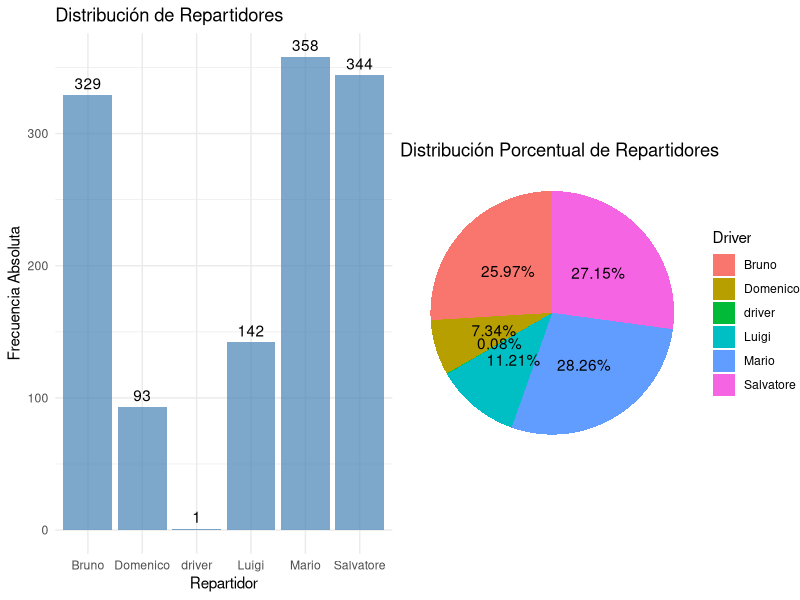
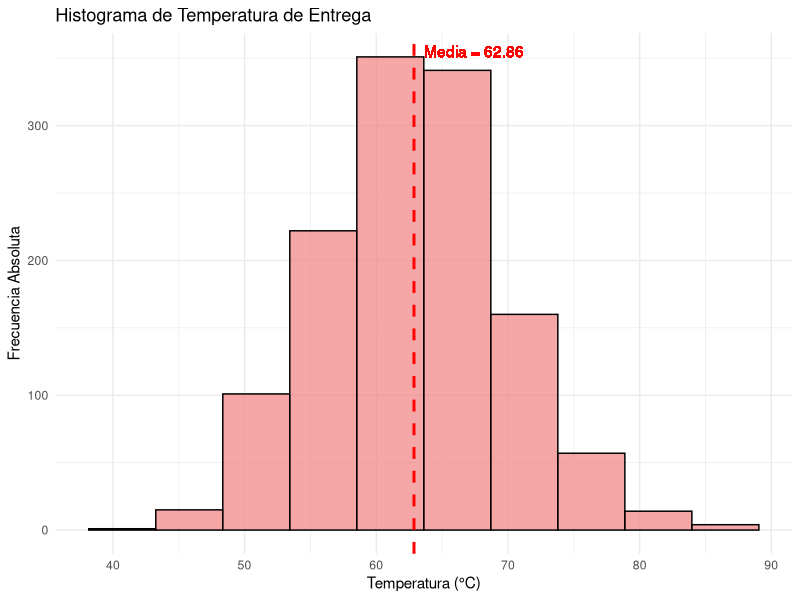
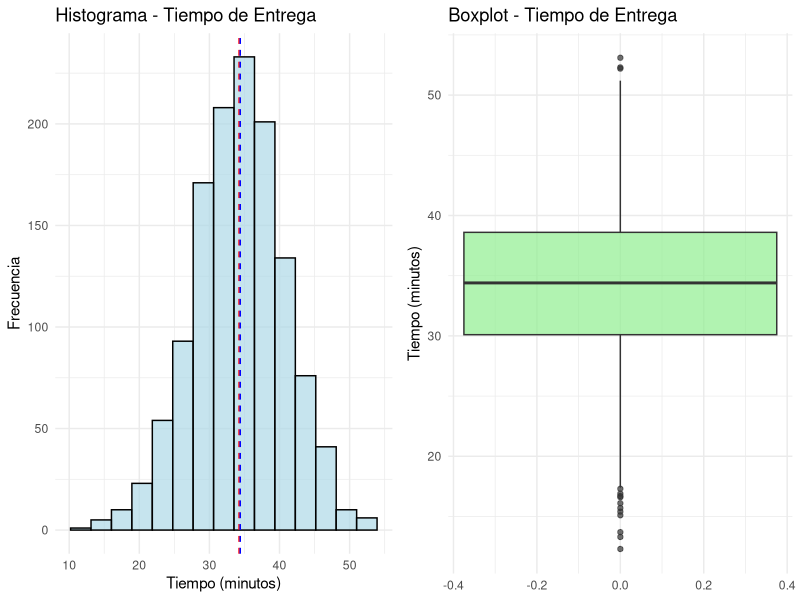
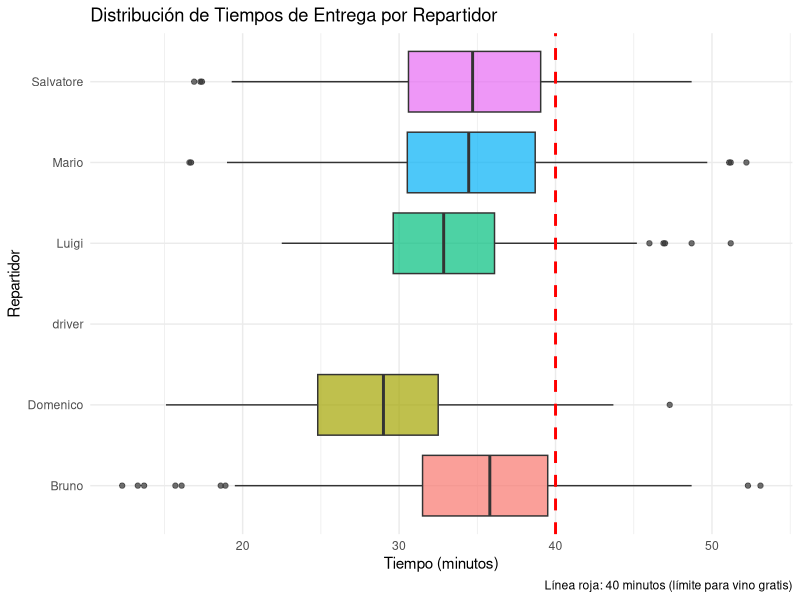
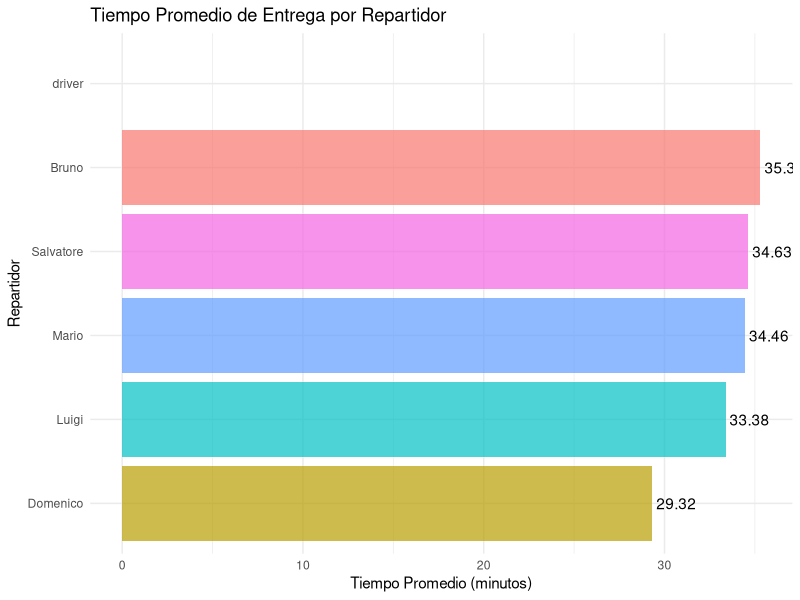

These charts were generated, in order, by the following R code:
## ---- chunk 1
knitr::opts_chunk$set(echo = TRUE, warning = FALSE, message = FALSE)
## ---- chunk 2
# Cargar librerías necesarias
library(ggplot2)
library(dplyr)
library(gridExtra)

# Cargar los datos
datos <- read.csv("pizzadelivery.csv", header = FALSE, stringsAsFactors = FALSE)

# Asignar nombres de columnas
colnames(datos) <- c("id", "day", "date", "time", "operator", "branch", 
                     "driver", "temperature", "bill", "pizzas", 
                     "free_wine", "got_wine", "discount_customer")

# Convertir variables a tipos apropiados
datos$id <- as.numeric(datos$id)
datos$time <- as.numeric(datos$time)
datos$temperature <- as.numeric(datos$temperature)
datos$bill <- as.numeric(datos$bill)
datos$pizzas <- as.numeric(datos$pizzas)
datos$free_wine <- as.numeric(datos$free_wine)
datos$got_wine <- as.numeric(datos$got_wine)
datos$discount_customer <- as.numeric(datos$discount_customer)

# Convertir variables categóricas a factor
datos$day <- as.factor(datos$day)
datos$operator <- as.factor(datos$operator)
datos$branch <- as.factor(datos$branch)
datos$driver <- as.factor(datos$driver)

# Mostrar estructura de los datos
str(datos)
head(datos)
## ---- chunk 3
# Crear tabla de clasificación de variables
clasificacion <- data.frame(
  Variable = c("id", "day", "date", "time", "operator", "branch", "driver", 
               "temperature", "bill", "pizzas", "free_wine", "got_wine", "discount_customer"),
  Tipo = c("Cuantitativa", "Categórica", "Categórica", "Cuantitativa", 
           "Categórica", "Categórica", "Categórica", "Cuantitativa", 
           "Cuantitativa", "Cuantitativa", "Categórica", "Categórica", "Categórica"),
  Subtipo = c("Discreta", "Nominal", "Ordinal", "Continua", 
              "Nominal", "Nominal", "Nominal", "Continua", 
              "Continua", "Discreta", "Nominal", "Nominal", "Nominal"),
  Descripción = c("Identificador único", "Día de la semana", "Fecha del pedido", 
                  "Tiempo de entrega (min)", "Operador telefónico", "Sucursal del restaurant", 
                  "Repartidor", "Temperatura de entrega (°C)", "Cuenta total (euros)", 
                  "Número de pizzas", "Vino gratis (0/1)", "Llevó vino (0/1)", "Cliente con descuento (0/1)")
)

knitr::kable(clasificacion, caption = "Clasificación de Variables")
## ---- chunk 4
# Análisis de frecuencias para driver
freq_driver <- table(datos$driver)
prop_driver <- prop.table(freq_driver)

# Crear tabla de frecuencias
tabla_driver <- data.frame(
  Driver = names(freq_driver),
  Frecuencia_Absoluta = as.numeric(freq_driver),
  Frecuencia_Relativa = round(as.numeric(prop_driver), 4),
  Porcentaje = round(as.numeric(prop_driver) * 100, 2)
)

knitr::kable(tabla_driver, caption = "Tabla de Frecuencias - Variable Driver")

# Gráfico de barras
p1 <- ggplot(datos, aes(x = driver)) +
  geom_bar(fill = "steelblue", alpha = 0.7) +
  geom_text(stat = "count", aes(label = ..count..), vjust = -0.5) +
  labs(title = "Distribución de Repartidores",
       x = "Repartidor",
       y = "Frecuencia Absoluta") +
  theme_minimal()

# Gráfico circular
pie_data <- tabla_driver
p2 <- ggplot(pie_data, aes(x = "", y = Frecuencia_Absoluta, fill = Driver)) +
  geom_bar(stat = "identity", width = 1) +
  coord_polar("y", start = 0) +
  labs(title = "Distribución Porcentual de Repartidores") +
  theme_void() +
  geom_text(aes(label = paste0(Porcentaje, "%")), 
            position = position_stack(vjust = 0.5))

grid.arrange(p1, p2, ncol = 2)
## ---- chunk 5
# Estadísticas básicas de temperature
media_temp <- mean(datos$temperature, na.rm = TRUE)
mediana_temp <- median(datos$temperature, na.rm = TRUE)

# Histograma
hist_temp <- ggplot(datos, aes(x = temperature)) +
  geom_histogram(bins = 10, fill = "lightcoral", alpha = 0.7, color = "black") +
  geom_vline(xintercept = media_temp, color = "red", linetype = "dashed", size = 1) +
  geom_text(aes(x = media_temp, y = Inf, label = paste("Media =", round(media_temp, 2))), 
            vjust = 2, hjust = -0.1, color = "red") +
  labs(title = "Histograma de Temperatura de Entrega",
       x = "Temperatura (°C)",
       y = "Frecuencia Absoluta") +
  theme_minimal()

print(hist_temp)

# Determinar el intervalo donde se encuentra la media
hist_data <- hist(datos$temperature, plot = FALSE, breaks = 10)
intervalos <- data.frame(
  Intervalo = paste0("[", round(hist_data$breaks[-length(hist_data$breaks)], 1), 
                     ", ", round(hist_data$breaks[-1], 1), ")"),
  Frecuencia = hist_data$counts
)

# Encontrar en qué intervalo está la media
intervalo_media <- which(media_temp >= hist_data$breaks[-length(hist_data$breaks)] & 
                        media_temp < hist_data$breaks[-1])

knitr::kable(intervalos, caption = "Intervalos de Clase - Temperatura")
## ---- chunk 6
# Estadísticas descriptivas completas
media_time <- mean(datos$time, na.rm = TRUE)
mediana_time <- median(datos$time, na.rm = TRUE)
desv_time <- sd(datos$time, na.rm = TRUE)
coef_var <- (desv_time / media_time) * 100

# Estadísticas adicionales
stats_time <- data.frame(
  Estadística = c("Media", "Mediana", "Desviación Estándar", "Coeficiente de Variación (%)",
                  "Mínimo", "Máximo", "Primer Cuartil", "Tercer Cuartil", "Rango"),
  Valor = c(round(media_time, 2), round(mediana_time, 2), round(desv_time, 2), 
            round(coef_var, 2), min(datos$time, na.rm = TRUE), 
            max(datos$time, na.rm = TRUE), 
            round(quantile(datos$time, 0.25, na.rm = TRUE), 2),
            round(quantile(datos$time, 0.75, na.rm = TRUE), 2),
            max(datos$time, na.rm = TRUE) - min(datos$time, na.rm = TRUE))
)

knitr::kable(stats_time, caption = "Estadísticas Descriptivas - Tiempo de Entrega")

# Histograma y boxplot
p1_time <- ggplot(datos, aes(x = time)) +
  geom_histogram(bins = 15, fill = "lightblue", alpha = 0.7, color = "black") +
  geom_vline(xintercept = media_time, color = "red", linetype = "dashed") +
  geom_vline(xintercept = mediana_time, color = "blue", linetype = "dashed") +
  labs(title = "Histograma - Tiempo de Entrega",
       x = "Tiempo (minutos)",
       y = "Frecuencia") +
  theme_minimal()

p2_time <- ggplot(datos, aes(y = time)) +
  geom_boxplot(fill = "lightgreen", alpha = 0.7) +
  labs(title = "Boxplot - Tiempo de Entrega",
       y = "Tiempo (minutos)") +
  theme_minimal()

grid.arrange(p1_time, p2_time, ncol = 2)
## ---- chunk 7
# Análisis por repartidor
analisis_driver <- datos %>%
  group_by(driver) %>%
  summarise(
    Entregas = n(),
    Tiempo_Promedio = round(mean(time, na.rm = TRUE), 2),
    Tiempo_Mediana = round(median(time, na.rm = TRUE), 2),
    Desv_Estandar = round(sd(time, na.rm = TRUE), 2),
    Coef_Variacion = round((sd(time, na.rm = TRUE) / mean(time, na.rm = TRUE)) * 100, 2),
    Tiempo_Min = min(time, na.rm = TRUE),
    Tiempo_Max = max(time, na.rm = TRUE)
  ) %>%
  arrange(Tiempo_Promedio)

knitr::kable(analisis_driver, caption = "Análisis de Desempeño por Repartidor")

# Boxplot comparativo
boxplot_drivers <- ggplot(datos, aes(x = driver, y = time, fill = driver)) +
  geom_boxplot(alpha = 0.7) +
  geom_hline(yintercept = 40, color = "red", linetype = "dashed", size = 1) +
  labs(title = "Distribución de Tiempos de Entrega por Repartidor",
       x = "Repartidor",
       y = "Tiempo (minutos)",
       caption = "Línea roja: 40 minutos (límite para vino gratis)") +
  theme_minimal() +
  theme(legend.position = "none") +
  coord_flip()

print(boxplot_drivers)

# Gráfico de barras para tiempo promedio
bar_promedio <- ggplot(analisis_driver, aes(x = reorder(driver, Tiempo_Promedio), 
                                           y = Tiempo_Promedio, fill = driver)) +
  geom_bar(stat = "identity", alpha = 0.7) +
  geom_text(aes(label = Tiempo_Promedio), hjust = -0.1) +
  labs(title = "Tiempo Promedio de Entrega por Repartidor",
       x = "Repartidor",
       y = "Tiempo Promedio (minutos)") +
  theme_minimal() +
  theme(legend.position = "none") +
  coord_flip()

print(bar_promedio)

# Análisis de entregas tardías (>40 min)
entregas_tardias <- datos %>%
  group_by(driver) %>%
  summarise(
    Total_Entregas = n(),
    Entregas_Tardias = sum(time > 40, na.rm = TRUE),
    Porcentaje_Tardias = round((Entregas_Tardias / Total_Entregas) * 100, 2)
  ) %>%
  arrange(Porcentaje_Tardias)

knitr::kable(entregas_tardias, caption = "Análisis de Entregas Tardías por Repartidor")
